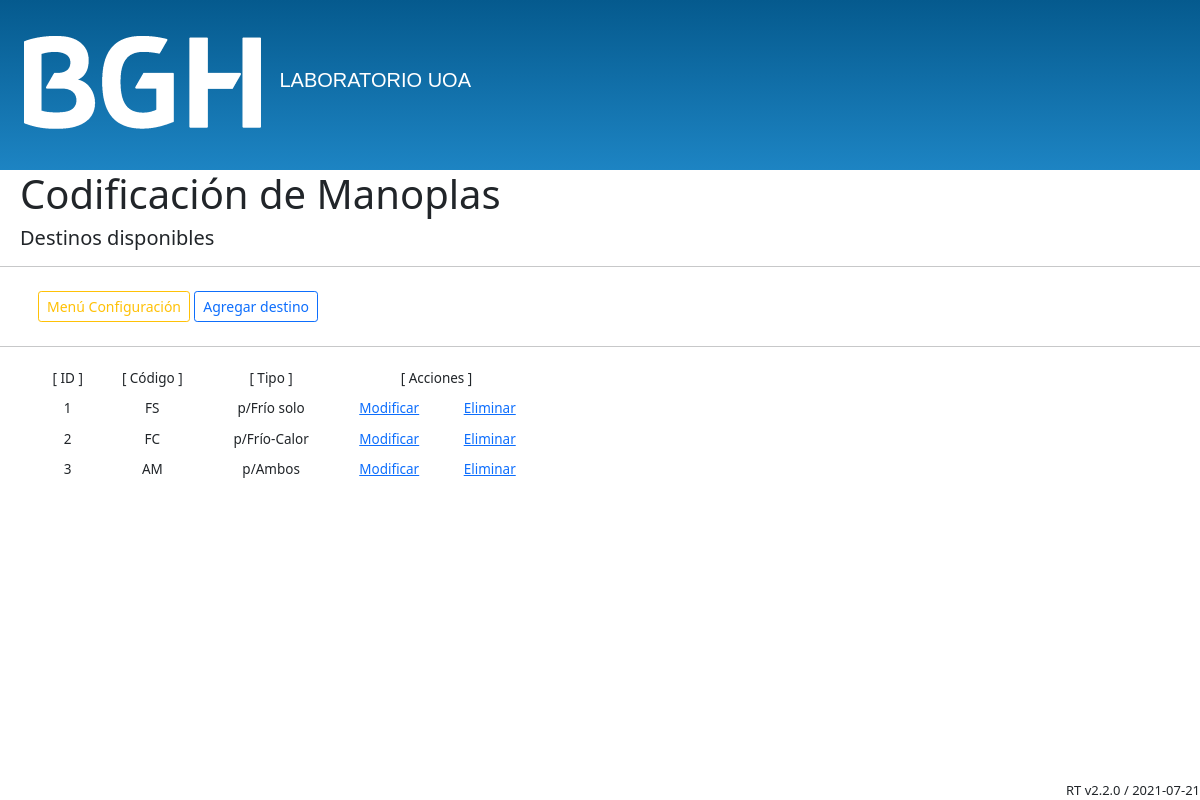
Screenshot of /listar_des.php with the database file from the repository.
### tables this page shows
CREATE TABLE `destino` (
  `id_des` int(11) NOT NULL,
  `des_codigo` text NOT NULL,
  `des_nombre` text NOT NULL
);

### listar_des.php (the view, shortened to what this page needs)
<?php
    include("conexion.php");
    $sql = "SELECT * FROM destino";
    $res = mysqli_query($conexion, $sql);
?>
<!DOCTYPE html>
<html lang="es">
    <head>
        <link href="https://cdn.jsdelivr.net/npm/bootstrap@5.0.0-beta3/dist/css/bootstrap.min.css" rel="stylesheet">
        <link rel="stylesheet" href="css/styles.css">
        <link rel="stylesheet" href="css/list.css">
    </head>
    <body>
        <header id="header">
            <img class="header-img" src="image/BGH_logo_transparente_25.png" alt="Logo BGH">
            <label class="titulo-baner">LABORATORIO UOA</label>
        </header>
        <main>
            <header>
                <h1 class="titulo">Codificación de Manoplas</h1>
            </header>
            <section>
                <header class="subtitulo">
                    <h5>Destinos disponibles</h5>
                </header>
            </section>
            <hr>
            <div class="botones">
                <div class="p-2 bd-highlight">
                    <button class="btn btn-outline-warning btn-sm" type="button" onclick="location.href='menu_configuracion.html'">Menú Configuración</button>
                    <td><button class="btn btn-outline-primary btn-sm" type="button" onclick="location.href='form_alta_des.html'">Agregar destino</button></td>
                </div>
            </div>
            <hr>
            <div class="desplazar-tabla">
                <table>
                    <tr>
                        <th>[ ID ]</th>
                        <th>[ Código ]</th>
                        <th>[ Tipo ]</th>
                        <th colspan="2">[ Acciones ]</th>
                    </tr>
                    <?php
                    while($vec = mysqli_fetch_array($res)) {
                    ?>
                    <tr>
                        <td><?php echo $vec[0];?></td>
                        <td><?php echo $vec[1];?></td>
                        <td><?php echo $vec[2];?></td>
                        <td><a href="form_modificar_des.php?id=<?php echo $vec[0];?>">Modificar</a></td>
                        <td><a href="procesar_eliminar_des.php?id=<?php echo $vec[0];?>">Eliminar</a></td>
                    <?php
                    }
                    ?>
                    </tr>
                </table>
            </div>
        </main>
        <footer>
            <label class="version"></label>
        </footer>
    </body>
</html>

### css/styles.css (style rules this page uses)
#header { background-color: #1d84c3; background-image: linear-gradient(to bottom, #055a8e 0%, #1d84c3 100%); height: 170px; }
#header { font-family: "Helvetica Neue", Helvetica, Arial, sans-serif; }
.header-img { position: relative; top: 32px; left: 20px; }
.titulo { margin-left: 20px; }
.subtitulo { margin-left: 20px; }
.titulo-baner { position: relative; left: 30px; top: 32px; color: white; font-family: Arial, Helvetica, sans-serif; font-size: 20px; }
.botones { margin-left: 30px; margin-right: 30px; }
.version { font-size: small; position: fixed; bottom: 0; right: 0; }
.desplazar-tabla { margin-left: 37px; }

### css/list.css (style rules this page uses)
table { width: 500px; }
td, th { text-align: center; font-size: 13.5px; font-weight: normal; padding: 5px; }

### rows the page displays
destino: id_des "1", des_codigo "FS", des_nombre "p/Frío solo"
destino: id_des "2", des_codigo "FC", des_nombre "p/Frío-Calor"
destino: id_des "3", des_codigo "AM", des_nombre "p/Ambos"
